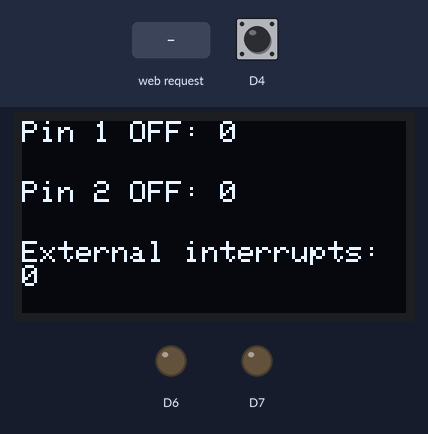
Recording of a sketch running on a simulated ESP8266 (NodeMCU). Parts: 128×64 one-colour display, output pins drawn as LEDs (lit = HIGH). Dashed ring = blinking. The inputs (shaded band) are chosen by the test bench; at power-on: D4 HIGH. WiFi joins after 1.5 s; servers stay silent unless stated; the display library's start-up logo is not drawn; what the sketch prints to the serial monitor is not drawn.

Above: at 5.3 s.
5.4 s: HTTP request GET /led1blinking received
At 7.0 s:
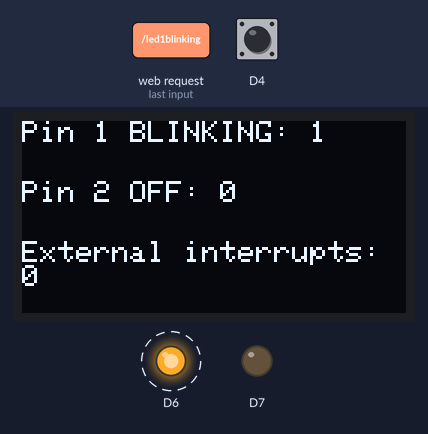
8.4 s: HTTP request GET /led2blinking received
At 8.8 s:
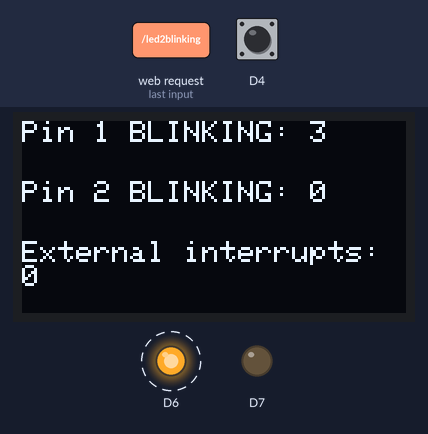
10.9 s: HTTP request GET / received
At 11.7 s:
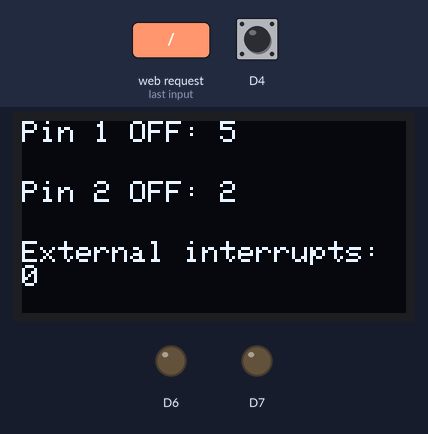
12.4 s: D4 pulled LOW for 0.15 s
At 13.6 s:
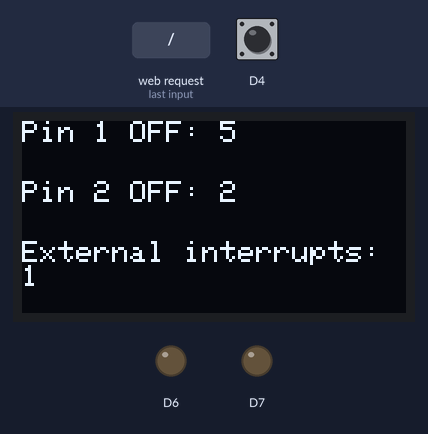
14.0 s: D4 pulled LOW for 1 s
At 14.8 s:
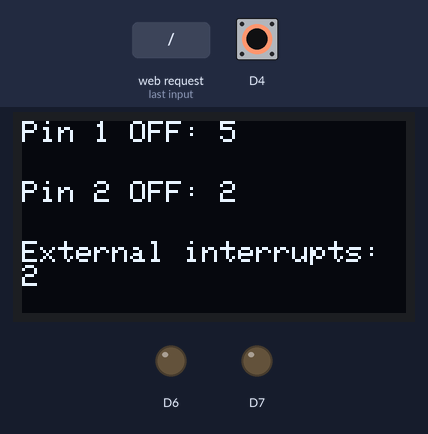
16.5 s: HTTP request GET /led2blinking received
At 17.3 s:
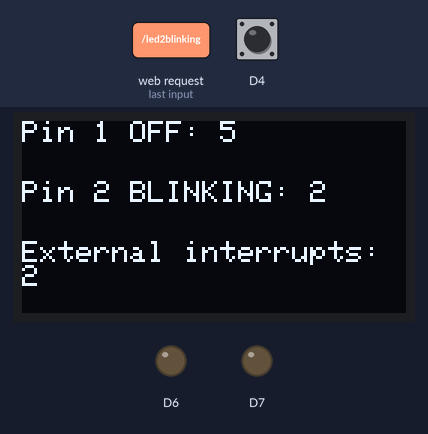
Timing chart, 0 to 20.5 s (numbered marks = the images above; inputs shaded):
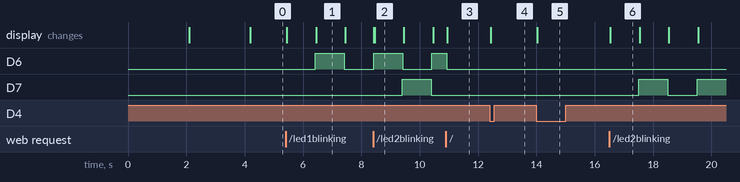

Measured:
- after the input at 5.4 s, D6: LOW → HIGH after 1.0 s, → LOW 1.0 s later; the display: first changes after 0.05 s (image 1 shows a later state)
- after the input at 8.4 s, D7: LOW → HIGH after 1.0 s, → LOW 1.0 s later; the display: first changes at once (image 2 shows a later state)
- after the input at 10.9 s, D6: HIGH → LOW after 0.02 s instead of 0.52 s; D7: stays LOW (without the input it goes to HIGH after 0.50 s); the display: changes after 0.05 s (image 3)
- after the input at 12.4 s, the display: changes at once (image 4)
- after the input at 14.0 s, the display: changes at once (image 5)
- after the input at 16.5 s, D7: LOW → HIGH after 1.0 s, → LOW 1.0 s later, → HIGH 1.0 s later; the display: changes at once (image 6)
- what the display in image 1 shows lasts 1.1 s, from 6.4 s to 7.5 s

The sketch:

controller_fag_arduino.ino
```cpp
#include <ESP8266WiFi.h>
#include <ESP8266WebServer.h>
#include <Ticker.h>  //Ticker Library
#include <Adafruit_I2CDevice.h>
#include <Adafruit_GFX.h>
#include <Adafruit_SSD1306.h>
#include <SPI.h>
#include <Wire.h>
#include <string>
#include <WebSocketsServer.h>
#ifdef VM_DEBUG_GDB
#include "GDBStub.h"
#endif
#define SCREEN_WIDTH 128
#define SCREEN_HEIGHT 64
#define SCREEN_ADDRESS 0x3C
// Declaration for an SSD1306 display connected to I2C (SDA, SCL pins)

WebSocketsServer webSocket = WebSocketsServer(81);
Adafruit_SSD1306 display(SCREEN_WIDTH, SCREEN_HEIGHT, &Wire, -1);
Ticker blinker1;
Ticker blinker2;
const char* ssid = "NodeMCU_Station_Mode";
const char* password = "h5pd091121_Styrer";
ESP8266WebServer server(80);

volatile bool timer1Running = false;
volatile bool timer2Running = false;

volatile int blinkIterator1 = 0;
volatile int blinkIterator2 = 0;

volatile bool BlinkFlag1 = false;
volatile bool BlinkFlag2 = false;

volatile int interruptCounter = 0;
String LEDStrength1;
String LEDStrength2;
volatile bool eksternalInterrupt = false;

enum LedState
{
    OFF,
    ON,
    BLINKING,
    DIMMED
};

char* LedStates[] = { "OFF: ", "ON: ", "BLINKING: ", "DIMMED: " };

volatile LedState LED1status = OFF;
volatile LedState LED2status = OFF;

void externalInterruptDisplay()
{
    display.clearDisplay();
    display.setTextSize(1);             // Normal 1:1 pixel scale
    display.setTextColor(SSD1306_WHITE);        // Draw white text
    display.setCursor(0, 0);             // Start at top-left corner
    display.print("Pin 1 ");
    display.print(LedStates[LED1status]);
    display.println(blinkIterator1);

    display.setCursor(0, 20);             // Start at top-left corner
    display.print("Pin 2 ");
    display.print(LedStates[LED2status]);
    display.println(blinkIterator2);
    display.setTextSize(1);             // Normal 1:1 pixel scale
    display.setTextColor(SSD1306_WHITE);        // Draw white text
    display.setCursor(0, 40);             // Start at top-left corner

    display.print("External interrupts: ");
    display.println(interruptCounter);
    display.display();
}

void IRAM_ATTR ButtonPressedInterrupt()
{
    eksternalInterrupt = true;

}

void ExternalInterrupt()
{
    interruptCounter++;
    Serial.println("Eksternt interrupt");
    eksternalInterrupt = false;
}

void setup() {
#ifdef VM_DEBUG_GDB gdbstub_init();
    // Add/extend the below delay if you want to debug the setup code
    delay(3000);
#endif
    Serial.begin(115200);
    delay(100);
    pinMode(D6, OUTPUT);
    pinMode(D7, OUTPUT);
    pinMode(D4, INPUT_PULLUP);

    analogWriteRange(1023);

    Serial.println("Connecting to ");
    Serial.println(ssid);

    //connect to your local wi-fi network
    WiFi.begin(ssid, password);

    //check wi-fi is connected to wi-fi network
    while (WiFi.status() != WL_CONNECTED) {
        delay(1000);
        Serial.print(".");
    }
    Serial.println("");
    Serial.println("WiFi connected..!");
    Serial.print("Got IP: ");  Serial.println(WiFi.localIP());

    server.on("/", handle_OnConnect);
    server.on("/led1on", handle_led1on);
    server.on("/led1off", handle_led1off);
    server.on("/led1blinking", handle_led1blinking);

    server.on("/led2on", handle_led2on);
    server.on("/led2off", handle_led2off);
    server.on("/led2blinking", handle_led2blinking);
    server.onNotFound(handle_NotFound);

    server.begin();
    Serial.println("HTTP server started");
    if (!display.begin(SSD1306_SWITCHCAPVCC, SCREEN_ADDRESS)) {
        Serial.println(F("SSD1306 allocation failed"));
        for (;;); // Don't proceed, loop forever
    }
    display.display();
    delay(2000); // Pause for 2 seconds

    // Clear the buffer
    display.clearDisplay();
    attachInterrupt(D4, ButtonPressedInterrupt, FALLING);

    webSocket.begin();
    webSocket.onEvent(webSocketEvent);

}
void loop() {
    server.handleClient();
    if (LED1status == OFF)
    {
        digitalWrite(D6, LOW);
        DetachTimer(1);
    }
    else if(LED1status == ON)
    {
        digitalWrite(D6, HIGH);
        DetachTimer(1);
    }
    else if (LED1status == BLINKING)
    {
        AttachTimer(D6);
        CheckIteratorFlag(D6);
    }
    else if (LED1status == DIMMED)
    {
        analogWrite(D6, LEDStrength1.toInt());
        DetachTimer(1);
    }

    if (LED2status == OFF)
    {
        digitalWrite(D7, LOW);
        DetachTimer(2);
    }
    else if (LED2status == ON)
    {
        digitalWrite(D7, HIGH);
        DetachTimer(2);
    }
    else if (LED2status == BLINKING)
    {
        AttachTimer(D7);
        CheckIteratorFlag(D7);
    }
    else if (LED2status == DIMMED)
    {
        analogWrite(D7, LEDStrength2.toInt());
        DetachTimer(2);
    }
    if (eksternalInterrupt)
    {
        ExternalInterrupt();
    }
    externalInterruptDisplay();
}


void webSocketEvent(uint8_t num, WStype_t type, uint8_t* payload, size_t length) {
    String message = (char*)payload;


    if (type == WStype_TEXT) {
        if (message[0] == 's') {
            uint16_t brightness = (uint16_t)strtol((const char*)&payload[1], NULL, 10);
            Serial.println(message.substring(1, message.length()-2));

        }

        else {
            for (int i = 0; i < length; i++)
                Serial.print((char)payload[i]);
            Serial.println();
        }
    }

}

void CheckIteratorFlag(uint16_t pin)
{
    if(pin == D6)
    {
        if (BlinkFlag1)
        {
            blinkIterator1++;
            BlinkFlag1 = false;
            Serial.println(blinkIterator1);
        }
    }
    else if(pin == D7)
    {
        if (BlinkFlag2)
        {
            blinkIterator2++;
            BlinkFlag2 = false;
            Serial.println(blinkIterator2);
        }
    }
}


void AttachTimer(uint8_t pin)
{
    if (pin == D6)
    {
        if (!timer1Running)
        {
            blinker1.attach_ms(1000, TimerPin1, pin);
            timer1Running = true;
        }
    }
    else if (pin == D7)
    {
        if (!timer2Running)
        {
            blinker2.attach_ms(1000, TimerPin1, pin);
            timer2Running = true;
        }
    }
}
void DetachTimer(int timer)
{
    if (timer == 1)
    {
        if (timer1Running)
        {
            blinker1.detach();
            timer1Running = false;
        }
    }
    else if(timer == 2)
    {
        if (timer2Running)
        {
            blinker2.detach();
            timer2Running = false;
        }
    }
}

void TimerPin1(uint8_t pin) {
    digitalWrite(pin, !(digitalRead(pin)));  //Toggle LED Pin
    if (pin == D6)
    {
        BlinkFlag1 = true;
    }
    else if (pin == D7)
    {
        BlinkFlag2 = true;
    }
}

void handle_OnConnect() {
    LED1status = OFF;
    LED2status = OFF;
    Serial.println("GPIO7 Status: OFF | GPIO6 Status: OFF");
    server.send(200, "text/html", SendHTML(LED1status, LED2status));
}

void handle_led1on(bool dim = false) {
    if (dim)
    {
        LED1status = DIMMED;
        LEDStrength1 = server.arg("Strength");
    }
    else
    {
        LED1status = ON;
        Serial.println("GPIO7 Status: ON");
    }
    server.send(200, "text/html", SendHTML(true, LED1status));
}

void handle_led1off() {
    LED1status = OFF;
    Serial.println("GPIO7 Status: OFF");
    server.send(200, "text/html", SendHTML(false, LED1status));
}

void handle_led1blinking() {
    LED1status = BLINKING;
    Serial.println("GPIO7 Status: BLINKING");
    server.send(200, "text/html", SendHTML(true, LED1status));
}

void handle_led2on(bool dim = false) {
    if (dim)
    {
        LED2status = DIMMED;
        LEDStrength2 = server.arg("Strength");
    }
    else
    {
        LED2status = ON;
        Serial.println("GPIO6 Status: ON");
    }
    server.send(200, "text/html", SendHTML(LED2status, true));
}

void handle_led2off() {
    LED2status = OFF;
    Serial.println("GPIO6 Status: OFF");
    server.send(200, "text/html", SendHTML(LED2status, false));
}

void handle_led2blinking() {
    LED2status = BLINKING;
    Serial.println("GPIO7 Status: BLINKING");
    server.send(200, "text/html", SendHTML(true, LED2status));
}

void handle_NotFound() {
    server.send(404, "text/plain", "Not found");
}

String SendHTML(uint8_t led1stat, uint8_t led2stat) {
    #pragma region html


    String html = R"V0G0N(
<html>
<head>
    <script src="https://ajax.googleapis.com/ajax/libs/jquery/3.5.1/jquery.min.js"></script>

    <meta name="viewport" content="width=device-width, initial-scale=1.0, user-scalable=no">
    <title>LED Control</title>
    <style>
        html {
            font-family: Helvetica;
            display: inline-block;
            margin: 0px auto;
            text-align: center;
        }

        body {
            margin-top: 50px;
        }

        h1 {
            color: #444444;
            margin: 50px auto 30px;
        }

        h3 {
            color: #444444;
            margin-bottom: 50px;
        }

        .button {
            display: block;
            width: 110px;
            background-color: #1abc9c;
            border: none;
            color: white;
            padding: 13px 30px;
            text-decoration: none;
            font-size: 25px;
            margin: 0px auto 35px;
            cursor: pointer;
            border-radius: 4px;
        }

        .button-on {
            background-color: #1abc9c;
        }

            .button-on:active {
                background-color: #16a085;
            }

        .button-off {
            background-color: #34495e;
        }

            .button-off:active {
                background-color: #2c3e50;
            }

        p {
            font-size: 14px;
            color: #888;
            margin-bottom: 10px;
        }
    </style>
</head>
<body onload="init()">
    <h1>ESP8266 Web Server</h1>
    <h3>Using Station(STA) Mode</h3>
    <p>LED1 State: Click to switch</p><span onclick="switchLed(1)" id="pin1Text" class="button button-on">ON</span><span style="display:none;" id="pin1State">0</span>
    <div id="led1StrengthPicker">
        <input onclick="LedStrength(1)" type="range" id="pin1Strength" value="0" max="1023">
        <p id="rangeValue1">0</p>
    </div>

    <p>LED2 State: Click to switch</p><span onclick="switchLed(2)" id="pin2Text" class="button button-on">ON</span><span style="display:none;" id="pin2State">0</span>
    <div id="led2StrengthPicker">
        <input onclick="LedStrength(2)" type="range" id="pin2Strength" value="0" max="1023">
        <p id="rangeValue2">0</p>
    </div>
</body>
<script>
    function init(){
        Socket = new WebSocket('ws://' + window.location.hostname + ':81/');
        Socket.onmessage = function (event) {
            document.getElementById("rxConsole").value += event.data;
        }
    }

    function switchLed(pin) {
        var state = $("#pin" + pin + "State")[0].innerHTML;
        var stateText = ["off", "on", "blinking"];

        if (state == 2) {
            $("#pin" + pin + "State")[0].innerText = 0;
            state = 0;
        }
        else {
            $("#pin" + pin + "State")[0].innerText++;
            state++;
        }
        if (stateText == "on") {
            $("#led" + pin + "StrengthPicker").show();
        }
        else {
            $("#led" + pin + "StrengthPicker").hide();
        }
        Socket.send(pin + " " + stateText[state]);
        $("#pin" + pin + "Text")[0].innerHTML = stateText[state].toUpperCase();
        //$.ajax({

        //    url: '/led' + pin + stateText[state],
        //    type: 'GET',
        //    success: function (data) {
        //    },
        //    error: function (request, error) {
        //        //alert("Request: " + JSON.stringify(request));
        //    },
        //});

    }
    function LedStrength(pin) {
        var ledStrength = $("#pin"+pin+"Strength")[0].value;
        $("#rangeValue" + pin)[0].innerHTML = ledStrength;
        Socket.send(pin + " strength " + ledStrength)
        //$.ajax({

        //    url: '/led' + pin + "?Strength="+ledStrength,
        //    type: 'GET',
        //    success: function (data) {
        //    },
        //    error: function (request, error) {
        //        //alert("Request: " + JSON.stringify(request));
        //    },
        //});
    }
</script>
</html>
    )V0G0N";

#pragma endregion
    return html;
}
```
